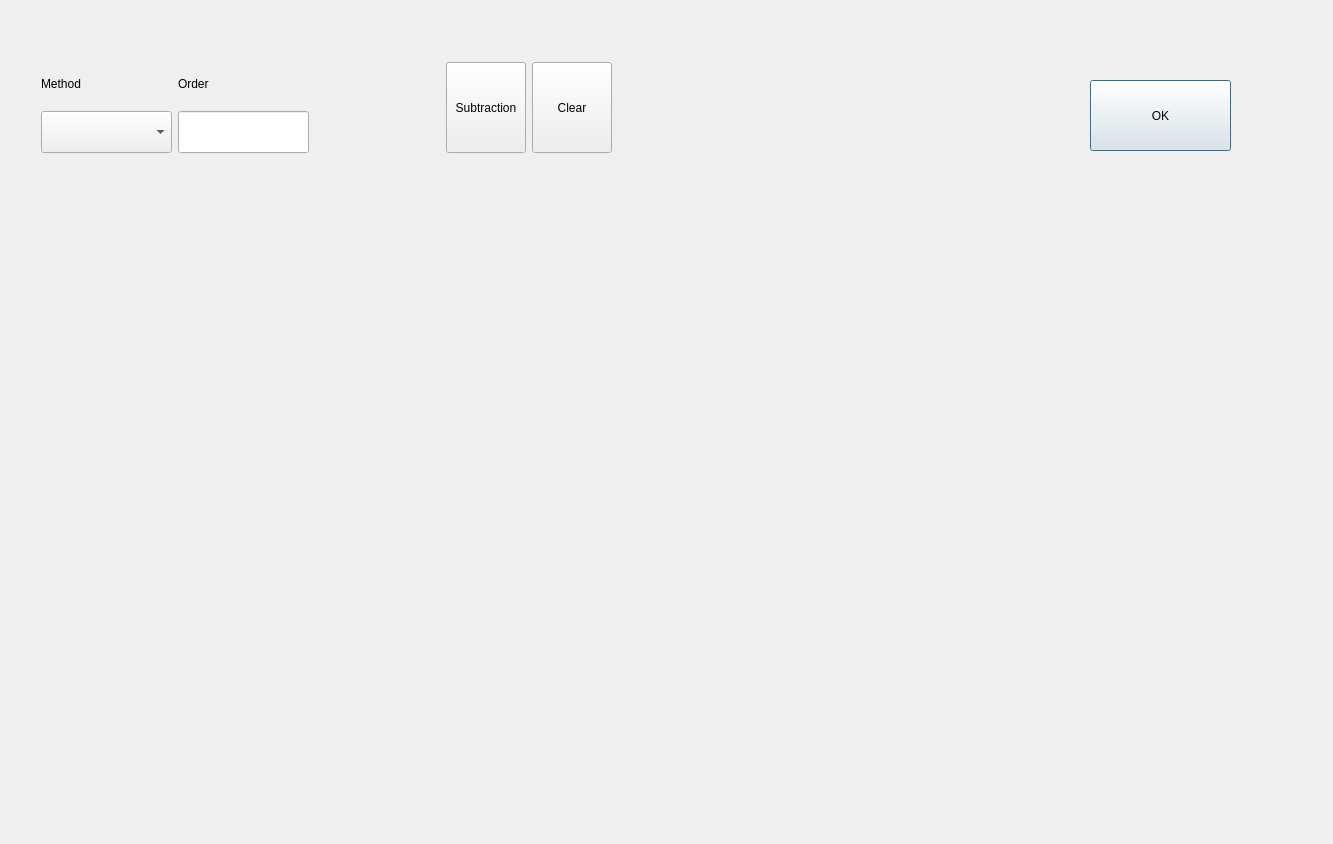
<?xml version="1.0" encoding="UTF-8"?>
<ui version="4.0">
 <class>Dialog</class>
 <widget class="QDialog" name="Dialog">
  <property name="geometry">
   <rect>
    <x>0</x>
    <y>0</y>
    <width>1333</width>
    <height>844</height>
   </rect>
  </property>
  <property name="windowTitle">
   <string>Dialog</string>
  </property>
  <widget class="QPushButton" name="OKButton">
   <property name="geometry">
    <rect>
     <x>1090</x>
     <y>80</y>
     <width>141</width>
     <height>71</height>
    </rect>
   </property>
   <property name="text">
    <string>OK</string>
   </property>
  </widget>
  <widget class="PlotWidget" name="FigureSample" native="true">
   <property name="geometry">
    <rect>
     <x>650</x>
     <y>490</y>
     <width>591</width>
     <height>321</height>
    </rect>
   </property>
  </widget>
  <widget class="PlotWidget" name="FigureRef_FFT" native="true">
   <property name="geometry">
    <rect>
     <x>40</x>
     <y>170</y>
     <width>591</width>
     <height>641</height>
    </rect>
   </property>
   <property name="sizePolicy">
    <sizepolicy hsizetype="Expanding" vsizetype="Preferred">
     <horstretch>0</horstretch>
     <verstretch>0</verstretch>
    </sizepolicy>
   </property>
  </widget>
  <widget class="PlotWidget" name="FigureRef" native="true">
   <property name="geometry">
    <rect>
     <x>650</x>
     <y>170</y>
     <width>591</width>
     <height>311</height>
    </rect>
   </property>
   <property name="sizePolicy">
    <sizepolicy hsizetype="Expanding" vsizetype="Preferred">
     <horstretch>0</horstretch>
     <verstretch>0</verstretch>
    </sizepolicy>
   </property>
  </widget>
  <widget class="QWidget" name="layoutWidget">
   <property name="geometry">
    <rect>
     <x>41</x>
     <y>62</y>
     <width>571</width>
     <height>91</height>
    </rect>
   </property>
   <layout class="QGridLayout" name="gridLayout">
    <item row="0" column="0">
     <layout class="QVBoxLayout" name="verticalLayout">
      <item>
       <widget class="QLabel" name="label">
        <property name="text">
         <string>Method</string>
        </property>
       </widget>
      </item>
      <item>
       <widget class="QComboBox" name="MethodComboBox">
        <property name="sizePolicy">
         <sizepolicy hsizetype="Expanding" vsizetype="Preferred">
          <horstretch>0</horstretch>
          <verstretch>0</verstretch>
         </sizepolicy>
        </property>
       </widget>
      </item>
     </layout>
    </item>
    <item row="0" column="1">
     <layout class="QVBoxLayout" name="verticalLayout_2">
      <item>
       <widget class="QLabel" name="label_2">
        <property name="text">
         <string>Order</string>
        </property>
       </widget>
      </item>
      <item>
       <widget class="QLineEdit" name="OrderLineEdit">
        <property name="sizePolicy">
         <sizepolicy hsizetype="Expanding" vsizetype="Preferred">
          <horstretch>0</horstretch>
          <verstretch>0</verstretch>
         </sizepolicy>
        </property>
       </widget>
      </item>
     </layout>
    </item>
    <item row="0" column="2">
     <spacer name="horizontalSpacer">
      <property name="orientation">
       <enum>Qt::Horizontal</enum>
      </property>
      <property name="sizeHint" stdset="0">
       <size>
        <width>40</width>
        <height>20</height>
       </size>
      </property>
     </spacer>
    </item>
    <item row="0" column="3">
     <layout class="QHBoxLayout" name="horizontalLayout_2">
      <item>
       <widget class="QPushButton" name="SubtractButton">
        <property name="sizePolicy">
         <sizepolicy hsizetype="Preferred" vsizetype="Preferred">
          <horstretch>0</horstretch>
          <verstretch>0</verstretch>
         </sizepolicy>
        </property>
        <property name="text">
         <string>Subtraction</string>
        </property>
       </widget>
      </item>
      <item>
       <widget class="QPushButton" name="ClearButton">
        <property name="sizePolicy">
         <sizepolicy hsizetype="Preferred" vsizetype="Preferred">
          <horstretch>0</horstretch>
          <verstretch>0</verstretch>
         </sizepolicy>
        </property>
        <property name="text">
         <string>Clear</string>
        </property>
       </widget>
      </item>
     </layout>
    </item>
   </layout>
  </widget>
 </widget>
 <customwidgets>
  <customwidget>
   <class>PlotWidget</class>
   <extends>QWidget</extends>
   <header>pyqtgraph</header>
   <container>1</container>
  </customwidget>
 </customwidgets>
 <resources/>
 <connections/>
</ui>
